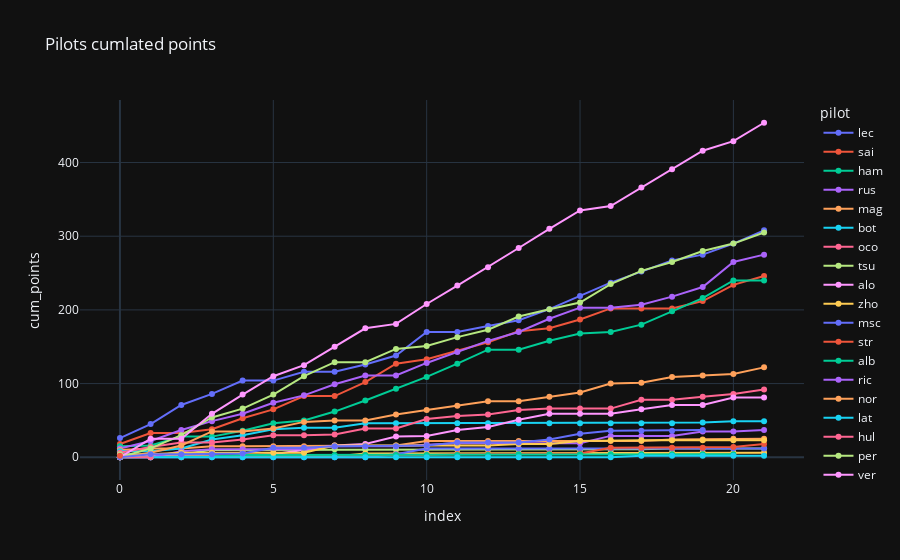

Source (notebook cell):
### Markdown cell above
### Evolutions

Here its the curves of evolution along the season

### Code cell
px.line(data_points, x="index", y="cum_points", color="pilot", title="Pilots cumlated points", template="plotly_dark", markers=True)

### Figure 1 — Plotly figure (JSON) as saved in the notebook; plotly's stock layout.template omitted (floating-point values rounded to 4 significant figures)
{"data": [{"hovertemplate": "pilot=lec<br>index=%{x}<br>cum_points=%{y}<extra></extra>", "legendgroup": "lec", "line": {"color": "#636efa", "dash": "solid"}, "marker": {"symbol": "circle"}, "mode": "markers+lines", "name": "lec", "orientation": "v", "showlegend": true, "type": "scatter", "x": [0, 1, 2, 3, 4, 5, 6, 7, 8, 9, 10, 11, 12, 13, 14, 15, 16, 17, 18, 19, 20, 21], "xaxis": "x", "y": [26, 45, 71, 86, 104, 104, 116, 116, 126, 138, 170, 170, 178, 186, 201, 219, 237, 252, 267, 275, 290, 308], "yaxis": "y"}, {"hovertemplate": "pilot=sai<br>index=%{x}<br>cum_points=%{y}<extra></extra>", "legendgroup": "sai", "line": {"color": "#EF553B", "dash": "solid"}, "marker": {"symbol": "circle"}, "mode": "markers+lines", "name": "sai", "orientation": "v", "showlegend": true, "type": "scatter", "x": [0, 1, 2, 3, 4, 5, 6, 7, 8, 9, 10, 11, 12, 13, 14, 15, 16, 17, 18, 19, 20, 21], "xaxis": "x", "y": [18, 33, 33, 38, 53, 65, 83, 83, 102, 127, 133, 144, 156, 171, 175, 187, 202, 202, 202, 212, 234, 246], "yaxis": "y"}, {"hovertemplate": "pilot=ham<br>index=%{x}<br>cum_points=%{y}<extra></extra>", "legendgroup": "ham", "line": {"color": "#00cc96", "dash": "solid"}, "marker": {"symbol": "circle"}, "mode": "markers+lines", "name": "ham", "orientation": "v", "showlegend": true, "type": "scatter", "x": [0, 1, 2, 3, 4, 5, 6, 7, 8, 9, 10, 11, 12, 13, 14, 15, 16, 17, 18, 19, 20, 21], "xaxis": "x", "y": [15, 16, 28, 28, 36, 46, 50, 62, 77, 93, 109, 127, 146, 146, 158, 168, 170, 180, 198, 216, 240, 240], "yaxis": "y"}, {"hovertemplate": "pilot=rus<br>index=%{x}<br>cum_points=%{y}<extra></extra>", "legendgroup": "rus", "line": {"color": "#ab63fa", "dash": "solid"}, "marker": {"symbol": "circle"}, "mode": "markers+lines", "name": "rus", "orientation": "v", "showlegend": true, "type": "scatter", "x": [0, 1, 2, 3, 4, 5, 6, 7, 8, 9, 10, 11, 12, 13, 14, 15, 16, 17, 18, 19, 20, 21], "xaxis": "x", "y": [12, 22, 37, 49, 59, 74, 84, 99, 111, 111, 128, 143, 158, 170, 188, 203, 203, 207, 218, 231, 265, 275], "yaxis": "y"}, {"hovertemplate": "pilot=mag<br>index=%{x}<br>cum_points=%{y}<extra></extra>", "legendgroup": "mag", "line": {"color": "#FFA15A", "dash": "solid"}, "marker": {"symbol": "circle"}, "mode": "markers+lines", "name": "mag", "orientation": "v", "showlegend": true, "type": "scatter", "x": [0, 1, 2, 3, 4, 5, 6, 7, 8, 9, 10, 11, 12, 13, 14, 15, 16, 17, 18, 19, 20, 21], "xaxis": "x", "y": [10, 12, 12, 15, 15, 15, 15, 15, 15, 16, 22, 22, 22, 22, 22, 22, 22, 22, 24, 24, 25, 25], "yaxis": "y"}, {"hovertemplate": "pilot=bot<br>index=%{x}<br>cum_points=%{y}<extra></extra>", "legendgroup": "bot", "line": {"color": "#19d3f3", "dash": "solid"}, "marker": {"symbol": "circle"}, "mode": "markers+lines", "name": "bot", "orientation": "v", "showlegend": true, "type": "scatter", "x": [0, 1, 2, 3, 4, 5, 6, 7, 8, 9, 10, 11, 12, 13, 14, 15, 16, 17, 18, 19, 20, 21], "xaxis": "x", "y": [8, 8, 12, 24, 30, 38, 40, 40, 46, 46, 46, 46, 46, 46, 46, 46, 46, 46, 46, 47, 49, 49], "yaxis": "y"}, {"hovertemplate": "pilot=oco<br>index=%{x}<br>cum_points=%{y}<extra></extra>", "legendgroup": "oco", "line": {"color": "#FF6692", "dash": "solid"}, "marker": {"symbol": "circle"}, "mode": "markers+lines", "name": "oco", "orientation": "v", "showlegend": true, "type": "scatter", "x": [0, 1, 2, 3, 4, 5, 6, 7, 8, 9, 10, 11, 12, 13, 14, 15, 16, 17, 18, 19, 20, 21], "xaxis": "x", "y": [6, 14, 20, 20, 24, 30, 30, 31, 39, 39, 52, 56, 58, 64, 66, 66, 66, 78, 78, 82, 86, 92], "yaxis": "y"}, {"hovertemplate": "pilot=tsu<br>index=%{x}<br>cum_points=%{y}<extra></extra>", "legendgroup": "tsu", "line": {"color": "#B6E880", "dash": "solid"}, "marker": {"symbol": "circle"}, "mode": "markers+lines", "name": "tsu", "orientation": "v", "showlegend": true, "type": "scatter", "x": [0, 1, 2, 3, 4, 5, 6, 7, 8, 9, 10, 11, 12, 13, 14, 15, 16, 17, 18, 19, 20, 21], "xaxis": "x", "y": [4, 4, 4, 10, 10, 11, 11, 11, 11, 11, 11, 11, 11, 11, 11, 11, 11, 11, 12, 12, 12, 12], "yaxis": "y"}, {"hovertemplate": "pilot=alo<br>index=%{x}<br>cum_points=%{y}<extra></extra>", "legendgroup": "alo", "line": {"color": "#FF97FF", "dash": "solid"}, "marker": {"symbol": "circle"}, "mode": "markers+lines", "name": "alo", "orientation": "v", "showlegend": true, "type": "scatter", "x": [0, 1, 2, 3, 4, 5, 6, 7, 8, 9, 10, 11, 12, 13, 14, 15, 16, 17, 18, 19, 20, 21], "xaxis": "x", "y": [2, 2, 2, 2, 2, 4, 10, 16, 18, 28, 29, 37, 41, 51, 59, 59, 59, 65, 71, 71, 81, 81], "yaxis": "y"}, {"hovertemplate": "pilot=zho<br>index=%{x}<br>cum_points=%{y}<extra></extra>", "legendgroup": "zho", "line": {"color": "#FECB52", "dash": "solid"}, "marker": {"symbol": "circle"}, "mode": "markers+lines", "name": "zho", "orientation": "v", "showlegend": true, "type": "scatter", "x": [0, 1, 2, 3, 4, 5, 6, 7, 8, 9, 10, 11, 12, 13, 14, 15, 16, 17, 18, 19, 20, 21], "xaxis": "x", "y": [1, 1, 1, 1, 1, 1, 1, 1, 5, 5, 5, 5, 5, 5, 5, 6, 6, 6, 6, 6, 6, 6], "yaxis": "y"}, {"hovertemplate": "pilot=msc<br>index=%{x}<br>cum_points=%{y}<extra></extra>", "legendgroup": "msc", "line": {"color": "#636efa", "dash": "solid"}, "marker": {"symbol": "circle"}, "mode": "markers+lines", "name": "msc", "orientation": "v", "showlegend": true, "type": "scatter", "x": [0, 1, 2, 3, 4, 5, 6, 7, 8, 9, 10, 11, 12, 13, 14, 15, 16, 17, 18, 19, 20, 21], "xaxis": "x", "y": [0, 0, 0, 0, 0, 0, 0, 0, 0, 4, 12, 12, 12, 12, 12, 12, 12, 12, 12, 12, 12, 12], "yaxis": "y"}, {"hovertemplate": "pilot=str<br>index=%{x}<br>cum_points=%{y}<extra></extra>", "legendgroup": "str", "line": {"color": "#EF553B", "dash": "solid"}, "marker": {"symbol": "circle"}, "mode": "markers+lines", "name": "str", "orientation": "v", "showlegend": true, "type": "scatter", "x": [0, 1, 2, 3, 4, 5, 6, 7, 8, 9, 10, 11, 12, 13, 14, 15, 16, 17, 18, 19, 20, 21], "xaxis": "x", "y": [0, 0, 0, 1, 2, 2, 2, 2, 3, 3, 3, 4, 4, 4, 5, 5, 13, 13, 13, 13, 14, 18], "yaxis": "y"}, {"hovertemplate": "pilot=alb<br>index=%{x}<br>cum_points=%{y}<extra></extra>", "legendgroup": "alb", "line": {"color": "#00cc96", "dash": "solid"}, "marker": {"symbol": "circle"}, "mode": "markers+lines", "name": "alb", "orientation": "v", "showlegend": true, "type": "scatter", "x": [0, 1, 2, 3, 4, 5, 6, 7, 8, 9, 10, 11, 12, 13, 14, 15, 16, 17, 18, 19, 20], "xaxis": "x", "y": [0, 0, 1, 1, 3, 3, 3, 3, 3, 3, 3, 3, 3, 4, 4, 4, 4, 4, 4, 4, 4], "yaxis": "y"}, {"hovertemplate": "pilot=ric<br>index=%{x}<br>cum_points=%{y}<extra></extra>", "legendgroup": "ric", "line": {"color": "#ab63fa", "dash": "solid"}, "marker": {"symbol": "circle"}, "mode": "markers+lines", "name": "ric", "orientation": "v", "showlegend": true, "type": "scatter", "x": [0, 1, 2, 3, 4, 5, 6, 7, 8, 9, 10, 11, 12, 13, 14, 15, 16, 17, 18, 19, 20, 21], "xaxis": "x", "y": [0, 0, 8, 11, 11, 11, 11, 15, 15, 15, 17, 19, 19, 19, 19, 19, 29, 29, 29, 35, 35, 37], "yaxis": "y"}, {"hovertemplate": "pilot=nor<br>index=%{x}<br>cum_points=%{y}<extra></extra>", "legendgroup": "nor", "line": {"color": "#FFA15A", "dash": "solid"}, "marker": {"symbol": "circle"}, "mode": "markers+lines", "name": "nor", "orientation": "v", "showlegend": true, "type": "scatter", "x": [0, 1, 2, 3, 4, 5, 6, 7, 8, 9, 10, 11, 12, 13, 14, 15, 16, 17, 18, 19, 20, 21], "xaxis": "x", "y": [0, 6, 16, 35, 35, 39, 48, 50, 50, 58, 64, 70, 76, 76, 82, 88, 100, 101, 109, 111, 113, 122], "yaxis": "y"}, {"hovertemplate": "pilot=lat<br>index=%{x}<br>cum_points=%{y}<extra></extra>", "legendgroup": "lat", "line": {"color": "#19d3f3", "dash": "solid"}, "marker": {"symbol": "circle"}, "mode": "markers+lines", "name": "lat", "orientation": "v", "showlegend": true, "type": "scatter", "x": [0, 1, 2, 3, 4, 5, 6, 7, 8, 9, 10, 11, 12, 13, 14, 15, 16, 17, 18, 19, 20, 21], "xaxis": "x", "y": [0, 0, 0, 0, 0, 0, 0, 0, 0, 0, 0, 0, 0, 0, 0, 0, 0, 2, 2, 2, 2, 2], "yaxis": "y"}, {"hovertemplate": "pilot=hul<br>index=%{x}<br>cum_points=%{y}<extra></extra>", "legendgroup": "hul", "line": {"color": "#FF6692", "dash": "solid"}, "marker": {"symbol": "circle"}, "mode": "markers+lines", "name": "hul", "orientation": "v", "showlegend": true, "type": "scatter", "x": [0, 1], "xaxis": "x", "y": [0, 0], "yaxis": "y"}, {"hovertemplate": "pilot=per<br>index=%{x}<br>cum_points=%{y}<extra></extra>", "legendgroup": "per", "line": {"color": "#B6E880", "dash": "solid"}, "marker": {"symbol": "circle"}, "mode": "markers+lines", "name": "per", "orientation": "v", "showlegend": true, "type": "scatter", "x": [0, 1, 2, 3, 4, 5, 6, 7, 8, 9, 10, 11, 12, 13, 14, 15, 16, 17, 18, 19, 20, 21], "xaxis": "x", "y": [0, 12, 30, 54, 66, 85, 110, 129, 129, 147, 151, 163, 173, 191, 201, 210, 235, 253, 265, 280, 290, 305], "yaxis": "y"}, {"hovertemplate": "pilot=ver<br>index=%{x}<br>cum_points=%{y}<extra></extra>", "legendgroup": "ver", "line": {"color": "#FF97FF", "dash": "solid"}, "marker": {"symbol": "circle"}, "mode": "markers+lines", "name": "ver", "orientation": "v", "showlegend": true, "type": "scatter", "x": [0, 1, 2, 3, 4, 5, 6, 7, 8, 9, 10, 11, 12, 13, 14, 15, 16, 17, 18, 19, 20, 21], "xaxis": "x", "y": [0, 25, 25, 59, 85, 110, 125, 150, 175, 181, 208, 233, 258, 284, 310, 335, 341, 366, 391, 416, 429, 454], "yaxis": "y"}, {"hovertemplate": "pilot=gas<br>index=%{x}<br>cum_points=%{y}<extra></extra>", "legendgroup": "gas", "line": {"color": "#FECB52", "dash": "solid"}, "marker": {"symbol": "circle"}, "mode": "markers+lines", "name": "gas", "orientation": "v", "showlegend": true, "type": "scatter", "x": [0, 1, 2, 3, 4, 5, 6, 7, 8, 9, 10, 11, 12, 13, 14, 15, 16, 17, 18, 19, 20, 21], "xaxis": "x", "y": [0, 4, 6, 6, 6, 6, 6, 16, 16, 16, 16, 16, 16, 18, 18, 22, 23, 23, 23, 23, 23, 23], "yaxis": "y"}, {"hovertemplate": "pilot=vet<br>index=%{x}<br>cum_points=%{y}<extra></extra>", "legendgroup": "vet", "line": {"color": "#636efa", "dash": "solid"}, "marker": {"symbol": "circle"}, "mode": "markers+lines", "name": "vet", "orientation": "v", "showlegend": true, "type": "scatter", "x": [0, 1, 2, 3, 4, 5, 6, 7, 8, 9, 10, 11, 12, 13, 14, 15, 16, 17, 18, 19], "xaxis": "x", "y": [0, 4, 4, 4, 5, 13, 13, 15, 15, 15, 16, 20, 20, 20, 24, 32, 36, 36, 36, 37], "yaxis": "y"}, {"hovertemplate": "pilot=dev<br>index=%{x}<br>cum_points=%{y}<extra></extra>", "legendgroup": "dev", "line": {"color": "#EF553B", "dash": "solid"}, "marker": {"symbol": "circle"}, "mode": "markers+lines", "name": "dev", "orientation": "v", "showlegend": true, "type": "scatter", "x": [0], "xaxis": "x", "y": [2], "yaxis": "y"}], "layout": {"legend": {"title": {"text": "pilot"}, "tracegroupgap": 0}, "title": {"text": "Pilots cumlated points"}, "xaxis": {"anchor": "y", "domain": [0, 1], "title": {"text": "index"}}, "yaxis": {"anchor": "x", "domain": [0, 1], "title": {"text": "cum_points"}}}}
